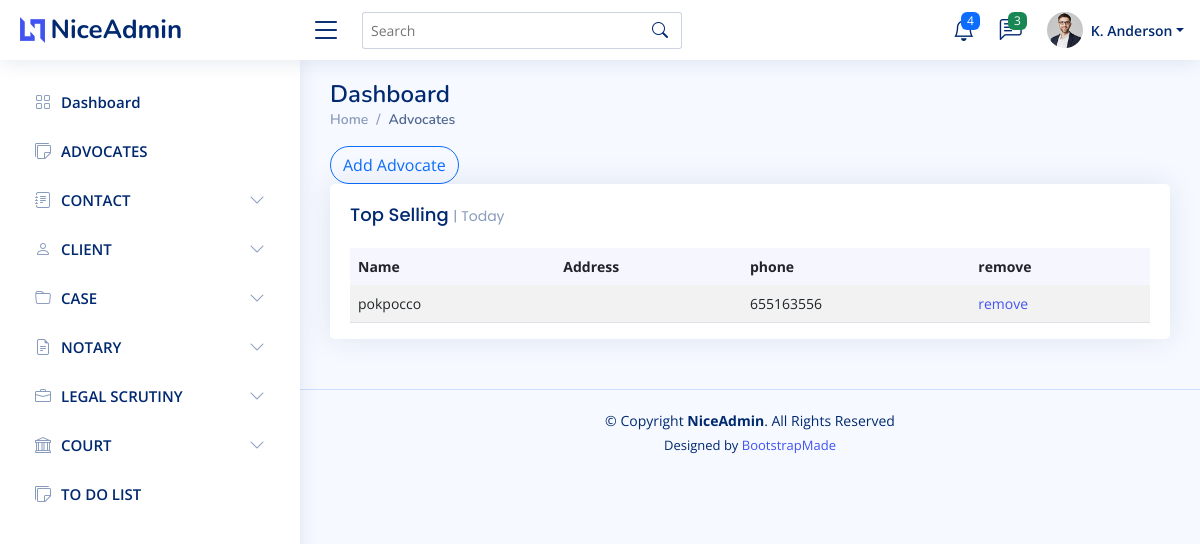
Page /viewadvocates (signed in) on the earlier database version.
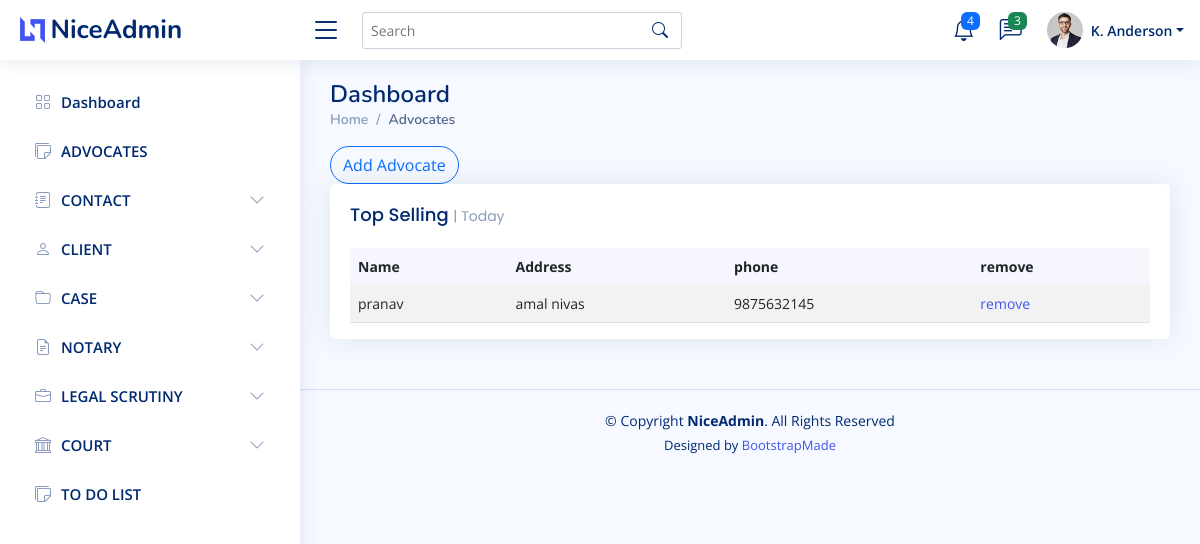
Same page on the later database version.
### Admin_user/models.py (models this page shows, shortened)
class Advocate(models.Model):
    name=models.CharField(max_length=50)
    address=models.ForeignKey(Address,on_delete=models.DO_NOTHING)
    phone=models.IntegerField()
    court=models.ForeignKey(Court,null=True, on_delete=models.SET_NULL)

class Address(models.Model):
    House_name=models.CharField(max_length=50)
    Place=models.CharField(max_length=50)
    City=models.CharField(max_length=50)
    State=models.ForeignKey(State, on_delete=models.CASCADE)
    district=models.ForeignKey(District, on_delete=models.CASCADE)
    Country=models.CharField(max_length=50)
    Pin=models.IntegerField()
    def __str__(self):
        return self.House_name

### Admin_user/views.py (the view)
# urls.py: path("viewadvocates",view_advocate,name="advocates" ),
def view_advocate(request):
    context={}
    context["advocate"]=True
    context["title"]="Advocates"
    if not request.user.is_authenticated:
        return redirect("/login")
    context["data"]=Advocate.objects.all()
    return render(request,"admin/advocate_view.html",context)

### templates/admin/advocate_view.html (shortened to what this page needs)
{% extends 'admin/main.html' %}
{% block content %}
<a type="button" class="btn btn-outline-primary rounded-pill" href="{% url 'add_advocates' %}">Add Advocate</a>
<div class="col-12">
    <div class="card top-selling overflow-auto">
      <div class="card-body pb-0">
          <h5 class="card-title">Top Selling <span>| Today</span></h5>
          <table class="table table-striped">
            <thead>
              <tr>
                <th class="fw-bold" scope="col">Name</th>
                <th class="fw-bold" scope="col">Address</th>
                <th class="fw-bold" scope="col">phone</th>
                <th class="fw-bold" scope="col">remove</th>
              </tr>
            </thead>
            <tbody>
              {% for i in data %}
              <tr>
                <td>{{i.name}}</td>
                <td>{{i.address}}</td>
                <td >{{i.phone}}</td>
                <td><a href="/removeadvocate/{{i.id}}">remove</a></td>
              </tr>
              {% endfor %}
            </tbody>
          </table>
        </div>
      </div>
    </div>
{% endblock content %}

Differences in the rows shown:
removed Advocate: name "pokpocco", phone "655163556"
added Advocate: name "pranav", address "amal nivas", phone "9875632145"
